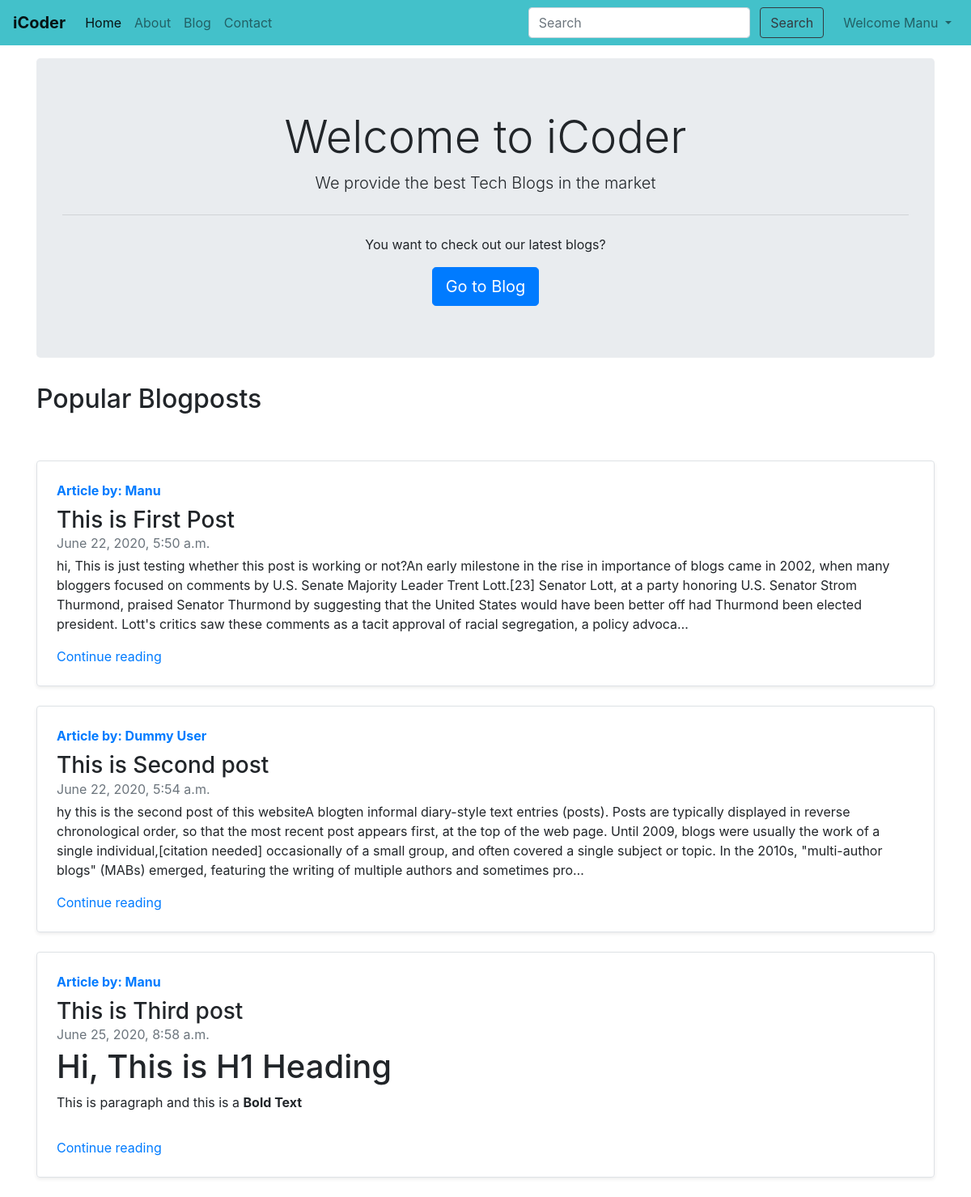
The app's page / (signed in) with its own data.
### blog/models.py (models this page shows, shortened)
class Post(models.Model):
    sno = models.AutoField(primary_key=True)
    slug = models.CharField(max_length=130)
    views = models.IntegerField(default=0)
    title = models.CharField(max_length=255)
    content = models.TextField()
    author = models.CharField(max_length=50)
    timeStamp = models.DateTimeField(blank=True)

### home/views.py (the view)
# urls.py: path('', views.home, name='home'),
def home(request):
    allPosts = Post.objects.all()
    context = {'allPosts': allPosts}
    return render(request, 'home/home.html', context)

### templates/home/home.html (shortened to what this page needs)
{% extends 'base.html' %}
{% block homeactive %} active {% endblock homeactive %}
{% block body %}
<div class="container my-3">
    <div class="jumbotron" align="center">
        <h1 class="display-4">Welcome to iCoder</h1>
        <p class="lead">We provide the best Tech Blogs in the market</p>
        <hr class="my-4">
        <p>You want to check out our latest blogs?</p>
        <a class="btn btn-primary btn-lg" href="/blog" role="button">Go to Blog</a>
    </div>
</div>
<div class="container">
    <h2>Popular Blogposts</h2><br>
    {% for post in allPosts %}
    <div class="row no-gutters border rounded overflow-hidden flex-md-row my-4 shadow-sm h-md-250 position-relative">
        <div class="col p-4 d-flex flex-column position-static">
            <strong class="d-inline-block mb-2 text-primary">Article by: {{post.author}}</strong>
            <h3 class="mb-0">{{post.title}}</h3>
            <div class="mb-1 text-muted">{{post.timeStamp}}</div>
            <p class="card-text mb-auto">{{post.content| safe | truncatechars:500}}</p>
            <a href="/blog/{{post.slug}}" class="stretched-link">Continue reading</a>
        </div>
    </div>
{% endfor %}
{% endblock body %}

### templates/base.html (shortened to what this page needs)
<!doctype html>
<html lang="en">
<head>
  <link rel="stylesheet" href="https://stackpath.bootstrapcdn.com/bootstrap/4.5.0/css/bootstrap.min.css"
>
</head>
<body>
  <nav class="navbar navbar-expand-lg navbar-light" style="background-color: #43C1CA;">
    <a class="navbar-brand" href="/"><b>iCoder</b></a>
    <div class="collapse navbar-collapse" id="navbarSupportedContent">
      <ul class="navbar-nav mr-auto">
        <li class="nav-item {% block homeactive %} {% endblock homeactive %}">
          <a class="nav-link" href="/">Home <span class="sr-only">(current)</span></a>
        </li>
        <li class="nav-item {% block aboutactive %} {% endblock aboutactive %}">
          <a class="nav-link" href="/about">About</a>
        </li>
        <li class="nav-item {% block blogactive %} {% endblock blogactive %}">
          <a class="nav-link" href="/blog">Blog</a>
        </li>
        <li class="nav-item {% block contactactive %} {% endblock contactactive %}">
          <a class="nav-link" href="/contact">Contact</a>
        </li>
      </ul>
      <div class="ml-auto form-inline">
      <form method="get" action="/search" class="my-2 my-lg-0 mx-3">
        <input class="form-control mr-sm-2" type="search" placeholder="Search" aria-label="Search" name="query"
          id="query">
        <button class="btn btn-outline-dark my-2 my-sm-0" type="submit">Search</button>
      </form>
      {% if user.is_authenticated %}
       <ul class="navbar-nav ml-auto">
      <li class="nav-item dropdown">
        <a class="nav-link dropdown-toggle" href="#" id="navbarDropdown" role="button" data-toggle="dropdown" aria-haspopup="true" aria-expanded="false">
          Welcome {{request.user}}
        </a>
      </li>
      </ul>
      {% endif %}
      </div>
    </div>
  </nav>
  {% block body %}
  {% endblock body %}
</body>
</html>

### records on screen
Post: author "Manu", title "This is First Post", timeStamp "June 22, 2020, 5:50 a.m.", content "hi, This is just testing whether this post is working or not?An early milestone in the rise in importance of blogs came in 2002, when many bloggers focused on comments by U.S. Senate Majority Leader Trent Lott.[23] Senator Lott, at a party honoring U.S. Senator Strom Thurmond, praised Senator Thurmond by suggesting that the United States would have been better off had Thurmond been elected president. Lott's critics saw these comments as a tacit approval of racial segregation, a policy advoca…"
Post: author "Dummy User", title "This is Second post", timeStamp "June 22, 2020, 5:54 a.m.", content "hy this is the second post of this websiteA blogten informal diary-style text entries (posts). Posts are typically displayed in reverse chronological order, so that the most recent post appears first, at the top of the web page. Until 2009, blogs were usually the work of a single individual,[citation needed] occasionally of a small group, and often covered a single subject or topic. In the 2010s, \"multi-author blogs\" (MABs) emerged, featuring the writing of multiple authors and sometimes pro…"
Post: author "Manu", title "This is Third post", timeStamp "June 25, 2020, 8:58 a.m.", content "Hi, This is H1 Heading This is paragraph and this is a Bold Text"

### other values on screen
{{ request.user }} "Manu"
